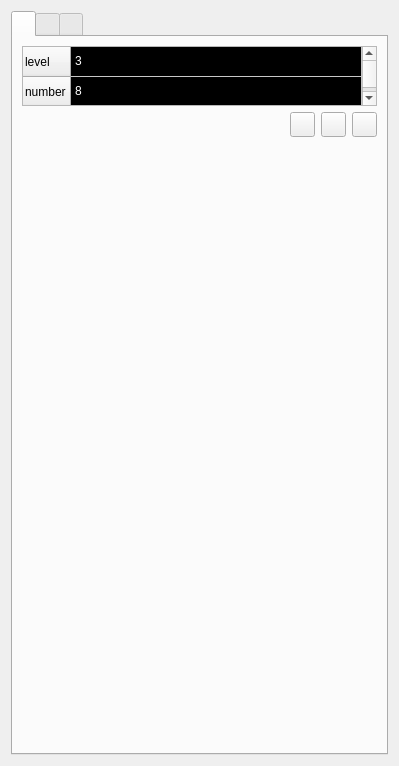
<?xml version="1.0" encoding="UTF-8"?>
<ui version="4.0">
 <class>TransportDockWidget</class>
 <widget class="QWidget" name="TransportDockWidget">
  <property name="geometry">
   <rect>
    <x>0</x>
    <y>0</y>
    <width>399</width>
    <height>766</height>
   </rect>
  </property>
  <property name="windowTitle">
   <string>Form</string>
  </property>
  <layout class="QVBoxLayout" name="verticalLayout">
   <item>
    <widget class="QTabWidget" name="tabWidget">
     <property name="currentIndex">
      <number>0</number>
     </property>
     <widget class="QWidget" name="tab">
      <attribute name="icon">
       <iconset resource="../TransportWindow.qrc">
        <normaloff>:/new/prefix1/figure/transport_wind/cad.png</normaloff>:/new/prefix1/figure/transport_wind/cad.png</iconset>
      </attribute>
      <attribute name="title">
       <string/>
      </attribute>
      <layout class="QVBoxLayout" name="verticalLayout_3">
       <item>
        <layout class="QVBoxLayout" name="verticalLayout_2">
         <item>
          <widget class="QTableWidget" name="tableWidget">
           <property name="sizePolicy">
            <sizepolicy hsizetype="Expanding" vsizetype="Expanding">
             <horstretch>1</horstretch>
             <verstretch>1</verstretch>
            </sizepolicy>
           </property>
           <property name="maximumSize">
            <size>
             <width>16777215</width>
             <height>60</height>
            </size>
           </property>
           <property name="font">
            <font>
             <pointsize>9</pointsize>
            </font>
           </property>
           <property name="styleSheet">
            <string notr="true">QTableWidget::item {
    padding: 1px;
    border: 0px;
    color: white;
    background-color: black;
}

QTableWidget::item:pressed, QListView::item:pressed, QTreeView::item:pressed  {
    background-color: black;
    color: white;
}

QTableWidget::item:selected:active, QTreeView::item:selected:active, QListView::item:selected:active  {
    background-color: black;
    color: white;
}</string>
           </property>
           <property name="lineWidth">
            <number>0</number>
           </property>
           <attribute name="horizontalHeaderVisible">
            <bool>false</bool>
           </attribute>
           <attribute name="horizontalHeaderCascadingSectionResizes">
            <bool>false</bool>
           </attribute>
           <attribute name="horizontalHeaderHighlightSections">
            <bool>false</bool>
           </attribute>
           <attribute name="horizontalHeaderShowSortIndicator" stdset="0">
            <bool>false</bool>
           </attribute>
           <attribute name="horizontalHeaderStretchLastSection">
            <bool>true</bool>
           </attribute>
           <attribute name="verticalHeaderVisible">
            <bool>true</bool>
           </attribute>
           <attribute name="verticalHeaderCascadingSectionResizes">
            <bool>false</bool>
           </attribute>
           <attribute name="verticalHeaderHighlightSections">
            <bool>false</bool>
           </attribute>
           <attribute name="verticalHeaderShowSortIndicator" stdset="0">
            <bool>false</bool>
           </attribute>
           <attribute name="verticalHeaderStretchLastSection">
            <bool>false</bool>
           </attribute>
           <row>
            <property name="text">
             <string>level</string>
            </property>
            <property name="font">
             <font>
              <pointsize>9</pointsize>
             </font>
            </property>
           </row>
           <row>
            <property name="text">
             <string>number</string>
            </property>
            <property name="font">
             <font>
              <pointsize>9</pointsize>
             </font>
            </property>
           </row>
           <column>
            <property name="text">
             <string>n</string>
            </property>
           </column>
           <item row="0" column="0">
            <property name="text">
             <string>3</string>
            </property>
            <property name="font">
             <font>
              <pointsize>9</pointsize>
             </font>
            </property>
           </item>
           <item row="1" column="0">
            <property name="text">
             <string>8</string>
            </property>
           </item>
          </widget>
         </item>
         <item>
          <layout class="QHBoxLayout" name="horizontalLayout_2">
           <item>
            <spacer name="horizontalSpacer">
             <property name="orientation">
              <enum>Qt::Horizontal</enum>
             </property>
             <property name="sizeHint" stdset="0">
              <size>
               <width>40</width>
               <height>20</height>
              </size>
             </property>
            </spacer>
           </item>
           <item>
            <widget class="QPushButton" name="pushButton">
             <property name="minimumSize">
              <size>
               <width>25</width>
               <height>25</height>
              </size>
             </property>
             <property name="maximumSize">
              <size>
               <width>25</width>
               <height>25</height>
              </size>
             </property>
             <property name="text">
              <string/>
             </property>
             <property name="icon">
              <iconset resource="../AMWindow.qrc">
               <normaloff>:/amwind/figure/am_wind/open.png</normaloff>:/amwind/figure/am_wind/open.png</iconset>
             </property>
            </widget>
           </item>
           <item>
            <widget class="QPushButton" name="pushButton_2">
             <property name="minimumSize">
              <size>
               <width>25</width>
               <height>25</height>
              </size>
             </property>
             <property name="maximumSize">
              <size>
               <width>25</width>
               <height>25</height>
              </size>
             </property>
             <property name="text">
              <string/>
             </property>
             <property name="icon">
              <iconset resource="../TransportWindow.qrc">
               <normaloff>:/new/prefix1/figure/transport_wind/save.png</normaloff>:/new/prefix1/figure/transport_wind/save.png</iconset>
             </property>
             <property name="iconSize">
              <size>
               <width>16</width>
               <height>16</height>
              </size>
             </property>
            </widget>
           </item>
           <item>
            <widget class="QPushButton" name="pushButton_3">
             <property name="minimumSize">
              <size>
               <width>25</width>
               <height>25</height>
              </size>
             </property>
             <property name="maximumSize">
              <size>
               <width>25</width>
               <height>25</height>
              </size>
             </property>
             <property name="text">
              <string/>
             </property>
             <property name="icon">
              <iconset resource="../AMWindow.qrc">
               <normaloff>:/amwind/figure/am_wind/ok.png</normaloff>:/amwind/figure/am_wind/ok.png</iconset>
             </property>
            </widget>
           </item>
          </layout>
         </item>
        </layout>
       </item>
       <item>
        <spacer name="verticalSpacer">
         <property name="orientation">
          <enum>Qt::Vertical</enum>
         </property>
         <property name="sizeHint" stdset="0">
          <size>
           <width>20</width>
           <height>300</height>
          </size>
         </property>
        </spacer>
       </item>
      </layout>
     </widget>
     <widget class="QWidget" name="tab_2">
      <attribute name="icon">
       <iconset resource="../TransportWindow.qrc">
        <normaloff>:/new/prefix1/figure/transport_wind/source.png</normaloff>:/new/prefix1/figure/transport_wind/source.png</iconset>
      </attribute>
      <attribute name="title">
       <string/>
      </attribute>
      <layout class="QVBoxLayout" name="verticalLayout_4">
       <item>
        <layout class="QHBoxLayout" name="horizontalLayout_11">
         <item>
          <widget class="QLabel" name="label">
           <property name="font">
            <font>
             <pointsize>9</pointsize>
             <weight>50</weight>
             <bold>false</bold>
            </font>
           </property>
           <property name="text">
            <string>1. Sphere</string>
           </property>
          </widget>
         </item>
         <item>
          <widget class="QPushButton" name="pushButton_10">
           <property name="minimumSize">
            <size>
             <width>25</width>
             <height>25</height>
            </size>
           </property>
           <property name="maximumSize">
            <size>
             <width>25</width>
             <height>25</height>
            </size>
           </property>
           <property name="text">
            <string/>
           </property>
           <property name="icon">
            <iconset resource="../AMWindow.qrc">
             <normaloff>:/amwind/figure/am_wind/ok.png</normaloff>:/amwind/figure/am_wind/ok.png</iconset>
           </property>
          </widget>
         </item>
        </layout>
       </item>
       <item>
        <layout class="QHBoxLayout" name="horizontalLayout_9">
         <item>
          <widget class="QLabel" name="label_2">
           <property name="font">
            <font>
             <pointsize>9</pointsize>
            </font>
           </property>
           <property name="text">
            <string>Pu %</string>
           </property>
          </widget>
         </item>
         <item>
          <widget class="QDoubleSpinBox" name="doubleSpinBox">
           <property name="minimumSize">
            <size>
             <width>0</width>
             <height>25</height>
            </size>
           </property>
           <property name="maximumSize">
            <size>
             <width>16777215</width>
             <height>25</height>
            </size>
           </property>
           <property name="font">
            <font>
             <pointsize>9</pointsize>
            </font>
           </property>
           <property name="styleSheet">
            <string notr="true">padding-left:3px;</string>
           </property>
           <property name="value">
            <double>90.000000000000000</double>
           </property>
          </widget>
         </item>
        </layout>
       </item>
       <item>
        <layout class="QHBoxLayout" name="horizontalLayout_10">
         <item>
          <widget class="QLabel" name="label_5">
           <property name="font">
            <font>
             <pointsize>9</pointsize>
            </font>
           </property>
           <property name="text">
            <string>density</string>
           </property>
          </widget>
         </item>
         <item>
          <widget class="QDoubleSpinBox" name="doubleSpinBox_2">
           <property name="minimumSize">
            <size>
             <width>0</width>
             <height>25</height>
            </size>
           </property>
           <property name="maximumSize">
            <size>
             <width>16777215</width>
             <height>25</height>
            </size>
           </property>
           <property name="font">
            <font>
             <pointsize>9</pointsize>
            </font>
           </property>
           <property name="styleSheet">
            <string notr="true">padding-left:3px;</string>
           </property>
           <property name="value">
            <double>19.800000000000001</double>
           </property>
          </widget>
         </item>
        </layout>
       </item>
       <item>
        <layout class="QHBoxLayout" name="horizontalLayout">
         <item>
          <widget class="QLabel" name="label_3">
           <property name="font">
            <font>
             <pointsize>9</pointsize>
            </font>
           </property>
           <property name="text">
            <string>Pu 239</string>
           </property>
          </widget>
         </item>
         <item>
          <widget class="QPushButton" name="pushButton_5">
           <property name="minimumSize">
            <size>
             <width>25</width>
             <height>25</height>
            </size>
           </property>
           <property name="maximumSize">
            <size>
             <width>25</width>
             <height>25</height>
            </size>
           </property>
           <property name="text">
            <string/>
           </property>
           <property name="icon">
            <iconset resource="../FEMWindow.qrc">
             <normaloff>:/fem_wind/figure/fem_wind/unchecked.png</normaloff>
             <normalon>:/fem_wind/figure/fem_wind/checked.png</normalon>:/fem_wind/figure/fem_wind/unchecked.png</iconset>
           </property>
           <property name="checkable">
            <bool>true</bool>
           </property>
          </widget>
         </item>
        </layout>
       </item>
       <item>
        <layout class="QHBoxLayout" name="horizontalLayout_4">
         <item>
          <widget class="QLabel" name="label_4">
           <property name="font">
            <font>
             <pointsize>9</pointsize>
            </font>
           </property>
           <property name="text">
            <string>Pu 240</string>
           </property>
          </widget>
         </item>
         <item>
          <widget class="QPushButton" name="pushButton_7">
           <property name="minimumSize">
            <size>
             <width>25</width>
             <height>25</height>
            </size>
           </property>
           <property name="maximumSize">
            <size>
             <width>25</width>
             <height>25</height>
            </size>
           </property>
           <property name="text">
            <string/>
           </property>
           <property name="icon">
            <iconset resource="../FEMWindow.qrc">
             <normaloff>:/fem_wind/figure/fem_wind/unchecked.png</normaloff>
             <normalon>:/fem_wind/figure/fem_wind/checked.png</normalon>:/fem_wind/figure/fem_wind/unchecked.png</iconset>
           </property>
           <property name="checkable">
            <bool>true</bool>
           </property>
          </widget>
         </item>
        </layout>
       </item>
       <item>
        <layout class="QHBoxLayout" name="horizontalLayout_7">
         <item>
          <widget class="QLabel" name="label_6">
           <property name="font">
            <font>
             <pointsize>9</pointsize>
             <weight>50</weight>
             <bold>false</bold>
            </font>
           </property>
           <property name="text">
            <string>2. Detector</string>
           </property>
          </widget>
         </item>
         <item>
          <widget class="QPushButton" name="pushButton_11">
           <property name="minimumSize">
            <size>
             <width>25</width>
             <height>25</height>
            </size>
           </property>
           <property name="maximumSize">
            <size>
             <width>25</width>
             <height>25</height>
            </size>
           </property>
           <property name="text">
            <string/>
           </property>
           <property name="icon">
            <iconset resource="../AMWindow.qrc">
             <normaloff>:/amwind/figure/am_wind/ok.png</normaloff>:/amwind/figure/am_wind/ok.png</iconset>
           </property>
          </widget>
         </item>
        </layout>
       </item>
       <item>
        <layout class="QHBoxLayout" name="horizontalLayout_12">
         <item>
          <widget class="QLabel" name="label_7">
           <property name="font">
            <font>
             <pointsize>9</pointsize>
            </font>
           </property>
           <property name="text">
            <string>density</string>
           </property>
          </widget>
         </item>
         <item>
          <widget class="QDoubleSpinBox" name="doubleSpinBox_3">
           <property name="minimumSize">
            <size>
             <width>0</width>
             <height>25</height>
            </size>
           </property>
           <property name="maximumSize">
            <size>
             <width>16777215</width>
             <height>25</height>
            </size>
           </property>
           <property name="font">
            <font>
             <pointsize>9</pointsize>
            </font>
           </property>
           <property name="styleSheet">
            <string notr="true">padding-left:3px;</string>
           </property>
           <property name="decimals">
            <number>4</number>
           </property>
           <property name="value">
            <double>0.870000000000000</double>
           </property>
          </widget>
         </item>
        </layout>
       </item>
       <item>
        <layout class="QHBoxLayout" name="horizontalLayout_5">
         <item>
          <widget class="QLabel" name="label_8">
           <property name="font">
            <font>
             <pointsize>9</pointsize>
            </font>
           </property>
           <property name="text">
            <string>H element</string>
           </property>
          </widget>
         </item>
         <item>
          <widget class="QPushButton" name="pushButton_8">
           <property name="minimumSize">
            <size>
             <width>25</width>
             <height>25</height>
            </size>
           </property>
           <property name="maximumSize">
            <size>
             <width>25</width>
             <height>25</height>
            </size>
           </property>
           <property name="text">
            <string/>
           </property>
           <property name="icon">
            <iconset resource="../FEMWindow.qrc">
             <normaloff>:/fem_wind/figure/fem_wind/unchecked.png</normaloff>
             <normalon>:/fem_wind/figure/fem_wind/checked.png</normalon>:/fem_wind/figure/fem_wind/unchecked.png</iconset>
           </property>
           <property name="checkable">
            <bool>true</bool>
           </property>
          </widget>
         </item>
        </layout>
       </item>
       <item>
        <layout class="QHBoxLayout" name="horizontalLayout_6">
         <item>
          <widget class="QLabel" name="label_9">
           <property name="font">
            <font>
             <pointsize>9</pointsize>
            </font>
           </property>
           <property name="text">
            <string>C element</string>
           </property>
          </widget>
         </item>
         <item>
          <widget class="QPushButton" name="pushButton_9">
           <property name="minimumSize">
            <size>
             <width>25</width>
             <height>25</height>
            </size>
           </property>
           <property name="maximumSize">
            <size>
             <width>25</width>
             <height>25</height>
            </size>
           </property>
           <property name="text">
            <string/>
           </property>
           <property name="icon">
            <iconset resource="../FEMWindow.qrc">
             <normaloff>:/fem_wind/figure/fem_wind/unchecked.png</normaloff>
             <normalon>:/fem_wind/figure/fem_wind/checked.png</normalon>:/fem_wind/figure/fem_wind/unchecked.png</iconset>
           </property>
           <property name="checkable">
            <bool>true</bool>
           </property>
          </widget>
         </item>
        </layout>
       </item>
       <item>
        <layout class="QHBoxLayout" name="horizontalLayout_3">
         <item>
          <spacer name="horizontalSpacer_3">
           <property name="orientation">
            <enum>Qt::Horizontal</enum>
           </property>
           <property name="sizeHint" stdset="0">
            <size>
             <width>40</width>
             <height>20</height>
            </size>
           </property>
          </spacer>
         </item>
         <item>
          <widget class="QPushButton" name="pushButton_6">
           <property name="minimumSize">
            <size>
             <width>25</width>
             <height>25</height>
            </size>
           </property>
           <property name="maximumSize">
            <size>
             <width>25</width>
             <height>25</height>
            </size>
           </property>
           <property name="text">
            <string/>
           </property>
           <property name="icon">
            <iconset resource="../TransportWindow.qrc">
             <normaloff>:/new/prefix1/figure/transport_wind/select.png</normaloff>:/new/prefix1/figure/transport_wind/select.png</iconset>
           </property>
           <property name="checkable">
            <bool>true</bool>
           </property>
          </widget>
         </item>
         <item>
          <widget class="QComboBox" name="comboBox">
           <property name="font">
            <font>
             <pointsize>9</pointsize>
            </font>
           </property>
           <item>
            <property name="text">
             <string>Geant4</string>
            </property>
           </item>
           <item>
            <property name="text">
             <string>OpenMC</string>
            </property>
           </item>
           <item>
            <property name="text">
             <string>MCNP</string>
            </property>
           </item>
          </widget>
         </item>
         <item>
          <widget class="QPushButton" name="pushButton_4">
           <property name="minimumSize">
            <size>
             <width>25</width>
             <height>25</height>
            </size>
           </property>
           <property name="maximumSize">
            <size>
             <width>25</width>
             <height>25</height>
            </size>
           </property>
           <property name="text">
            <string/>
           </property>
           <property name="icon">
            <iconset resource="../AMWindow.qrc">
             <normaloff>:/amwind/figure/am_wind/ok.png</normaloff>:/amwind/figure/am_wind/ok.png</iconset>
           </property>
          </widget>
         </item>
        </layout>
       </item>
       <item>
        <spacer name="verticalSpacer_2">
         <property name="orientation">
          <enum>Qt::Vertical</enum>
         </property>
         <property name="sizeHint" stdset="0">
          <size>
           <width>20</width>
           <height>40</height>
          </size>
         </property>
        </spacer>
       </item>
      </layout>
     </widget>
     <widget class="QWidget" name="tab_3">
      <attribute name="icon">
       <iconset resource="../TransportWindow.qrc">
        <normaloff>:/new/prefix1/figure/transport_wind/data.png</normaloff>:/new/prefix1/figure/transport_wind/data.png</iconset>
      </attribute>
      <attribute name="title">
       <string/>
      </attribute>
      <layout class="QVBoxLayout" name="verticalLayout_5">
       <item>
        <widget class="QTableWidget" name="tableWidget_2">
         <property name="minimumSize">
          <size>
           <width>0</width>
           <height>270</height>
          </size>
         </property>
         <property name="maximumSize">
          <size>
           <width>16777215</width>
           <height>270</height>
          </size>
         </property>
         <property name="font">
          <font>
           <pointsize>9</pointsize>
          </font>
         </property>
         <property name="styleSheet">
          <string notr="true">QTableWidget::item {
    padding: 1px;
    border: 0px;
    color: white;
    background-color: black;
}

QTableWidget::item:pressed, QListView::item:pressed, QTreeView::item:pressed  {
    background-color: black;
    color: white;
}

QTableWidget::item:selected:active, QTreeView::item:selected:active, QListView::item:selected:active  {
    background-color: black;
    color: white;
}</string>
         </property>
         <attribute name="horizontalHeaderVisible">
          <bool>false</bool>
         </attribute>
         <attribute name="horizontalHeaderStretchLastSection">
          <bool>true</bool>
         </attribute>
         <attribute name="verticalHeaderStretchLastSection">
          <bool>true</bool>
         </attribute>
         <row>
          <property name="text">
           <string>s_F</string>
          </property>
          <property name="font">
           <font>
            <pointsize>9</pointsize>
           </font>
          </property>
         </row>
         <row>
          <property name="text">
           <string>s_M</string>
          </property>
          <property name="font">
           <font>
            <pointsize>9</pointsize>
           </font>
          </property>
         </row>
         <row>
          <property name="text">
           <string>s_A</string>
          </property>
          <property name="font">
           <font>
            <pointsize>9</pointsize>
           </font>
          </property>
         </row>
         <row>
          <property name="text">
           <string>epsi</string>
          </property>
          <property name="font">
           <font>
            <pointsize>9</pointsize>
           </font>
          </property>
         </row>
         <row>
          <property name="text">
           <string>C_S</string>
          </property>
          <property name="font">
           <font>
            <pointsize>9</pointsize>
           </font>
          </property>
         </row>
         <row>
          <property name="text">
           <string>C_D</string>
          </property>
          <property name="font">
           <font>
            <pointsize>9</pointsize>
           </font>
          </property>
         </row>
         <row>
          <property name="text">
           <string>C_T</string>
          </property>
          <property name="font">
           <font>
            <pointsize>9</pointsize>
           </font>
          </property>
         </row>
         <row>
          <property name="text">
           <string>C_Q</string>
          </property>
          <property name="font">
           <font>
            <pointsize>9</pointsize>
           </font>
          </property>
         </row>
         <row>
          <property name="text">
           <string>m</string>
          </property>
          <property name="font">
           <font>
            <pointsize>9</pointsize>
           </font>
          </property>
         </row>
         <column>
          <property name="text">
           <string>value</string>
          </property>
         </column>
         <item row="0" column="0">
          <property name="text">
           <string>0</string>
          </property>
          <property name="font">
           <font>
            <pointsize>9</pointsize>
           </font>
          </property>
         </item>
         <item row="1" column="0">
          <property name="text">
           <string>0</string>
          </property>
          <property name="font">
           <font>
            <pointsize>9</pointsize>
           </font>
          </property>
         </item>
         <item row="2" column="0">
          <property name="text">
           <string>0</string>
          </property>
          <property name="font">
           <font>
            <pointsize>9</pointsize>
           </font>
          </property>
         </item>
         <item row="3" column="0">
          <property name="text">
           <string>0</string>
          </property>
          <property name="font">
           <font>
            <pointsize>9</pointsize>
           </font>
          </property>
         </item>
         <item row="4" column="0">
          <property name="text">
           <string>0</string>
          </property>
          <property name="font">
           <font>
            <pointsize>9</pointsize>
           </font>
          </property>
         </item>
         <item row="5" column="0">
          <property name="text">
           <string>0</string>
          </property>
          <property name="font">
           <font>
            <pointsize>9</pointsize>
           </font>
          </property>
         </item>
         <item row="6" column="0">
          <property name="text">
           <string>0</string>
          </property>
          <property name="font">
           <font>
            <pointsize>9</pointsize>
           </font>
          </property>
         </item>
         <item row="7" column="0">
          <property name="text">
           <string>0</string>
          </property>
          <property name="font">
           <font>
            <pointsize>9</pointsize>
           </font>
          </property>
         </item>
         <item row="8" column="0">
          <property name="text">
           <string>0</string>
          </property>
          <property name="font">
           <font>
            <pointsize>9</pointsize>
           </font>
          </property>
         </item>
        </widget>
       </item>
       <item>
        <spacer name="verticalSpacer_3">
         <property name="orientation">
          <enum>Qt::Vertical</enum>
         </property>
         <property name="sizeHint" stdset="0">
          <size>
           <width>20</width>
           <height>40</height>
          </size>
         </property>
        </spacer>
       </item>
      </layout>
     </widget>
    </widget>
   </item>
  </layout>
 </widget>
 <resources>
  <include location="../FEMWindow.qrc"/>
  <include location="../AMWindow.qrc"/>
  <include location="../TransportWindow.qrc"/>
 </resources>
 <connections/>
</ui>
